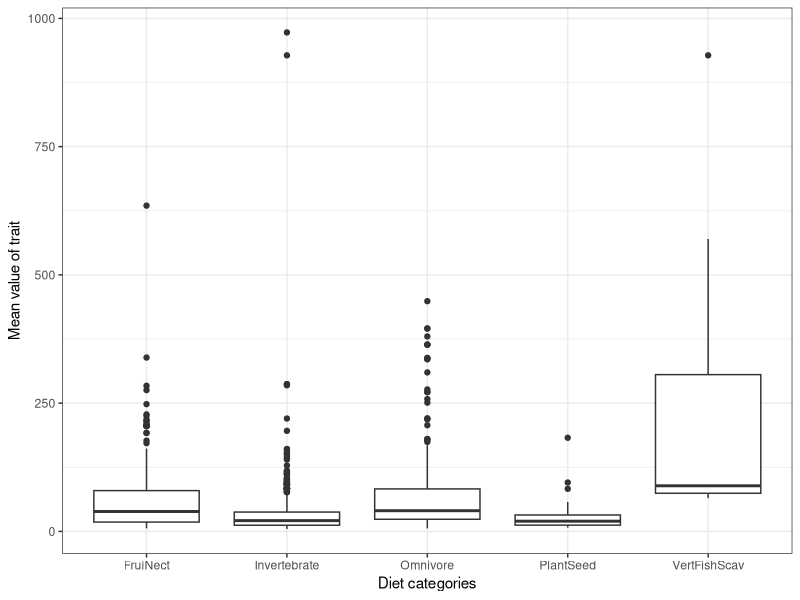
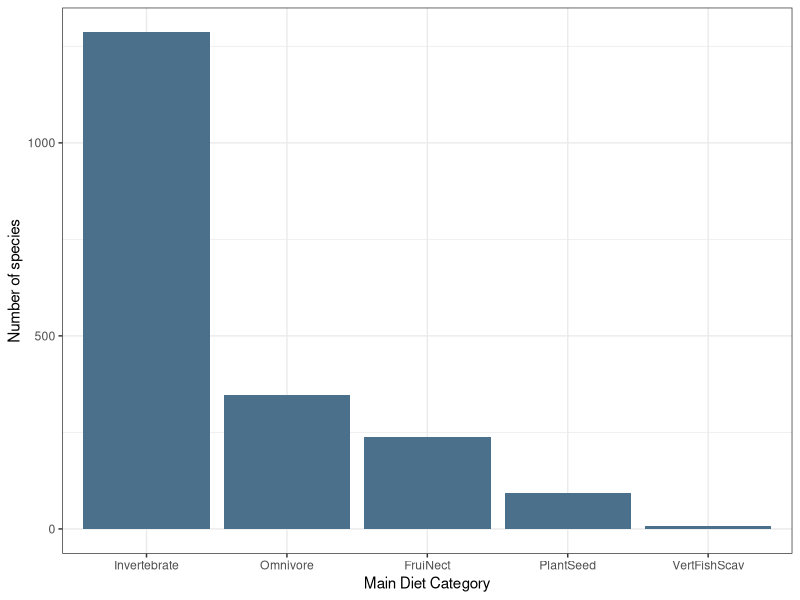
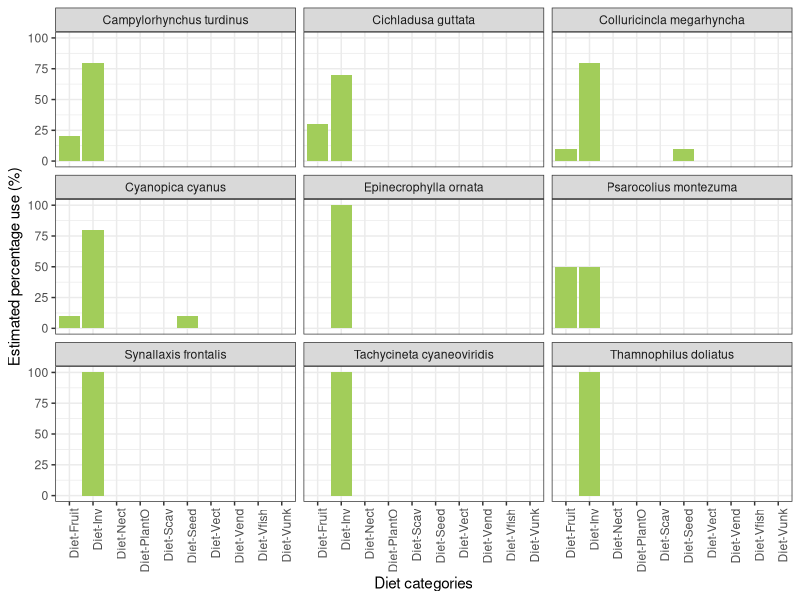
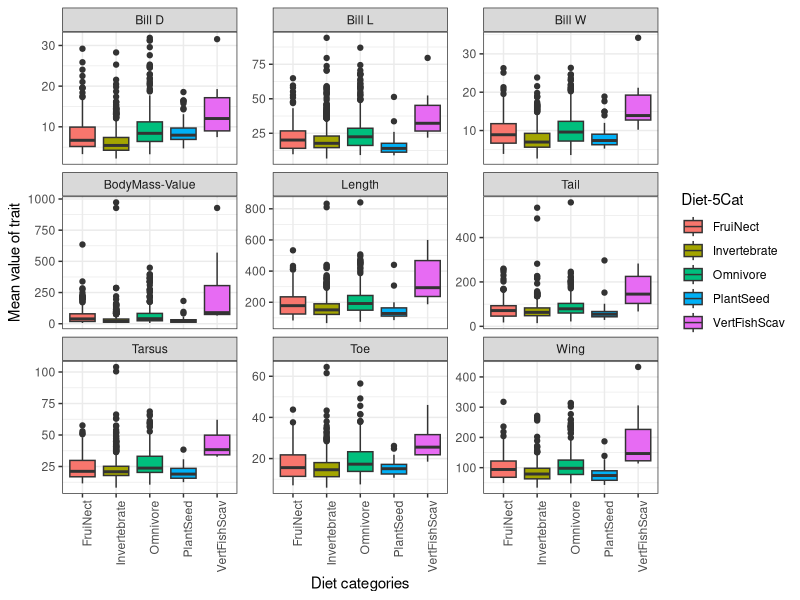

These charts were generated, in order, by the following R code:
# Run analysis and produce graphs
#setwd("hw07")

library(tidyverse)

# Load clean file
bird_data <- read_csv("bird_data_clean.csv")

glimpse(bird_data)

# Number of species in each Diet category
fig1 <- dplyr::count(bird_data, `Diet-5Cat`) %>%
  arrange(-n) %>%
  mutate(`Diet-5Cat` = factor(`Diet-5Cat`, `Diet-5Cat`)) %>%
  ggplot(aes(x=`Diet-5Cat`, y=n)) + geom_bar(stat="identity", fill = "skyblue4") +
  labs(x = "Main Diet Category", y = "Number of species") +
  theme_bw()
ggsave("fig1_spbydiet.png", plot = fig1, width = 6, height = 4)

# Diet is also represented as the % use of different food sources, lets show this visaully by
# subsetting data for 9 species and rearranging data to create two variables and
# percentange of use of each diet type per species

bird_sample <- bird_data %>%
  sample_n(9, replace = TRUE) %>% 
  select(Scientific, `Diet-Inv`:`Diet-PlantO`) %>% 
  gather(diet_types, percentage_use, `Diet-Inv`:`Diet-PlantO`)

fig2 <- bird_sample %>% 
  ggplot(aes(y = percentage_use, x = diet_types)) + theme_bw() +
  geom_bar(position = "dodge", stat = "identity", fill = "#A2CD5A") +
  theme(axis.text.x = element_text(angle=90, hjust = 1)) +
  labs(x = "Diet categories", y = "Estimated percentage use (%)") +
  facet_wrap(~Scientific) 
ggsave("fig2_sample_diet_use.png", plot = fig2, width = 6, height = 4)

#### Now into more complex stuff
# Lets show the distribution of traits per diet category
bird_diet <- bird_data %>%
  select(Scientific, `Diet-5Cat`, `BodyMass-Value`:`Bill D`) %>% 
  gather(trait, value, `BodyMass-Value`:`Bill D`)

bird_diet <- bird_diet %>% 
  mutate(`Diet-5Cat` = as.factor(`Diet-5Cat`),
         trait = as.factor(trait),
         value = as.double(value))

# Plot to show distribution of each morphological trait by Diet category
fig3 <- bird_diet %>% 
ggplot(aes(x = `Diet-5Cat`, y = value, fill = `Diet-5Cat`)) +
  geom_boxplot() + theme_bw() +
  theme(axis.text.x = element_text(angle=90, hjust = 1)) +
  labs(x = "Diet categories", y = "Mean value of trait") +
  facet_wrap(~trait, scales = "free_y")
ggsave("fig3_trait_distribution_per_diet.png", plot = fig3, width = 6, height = 6)



#one trait
bird_data %>% 
  ggplot(aes(x = `Diet-5Cat`, y = `BodyMass-Value`)) +
  geom_boxplot() +
  labs(x = "Diet categories", y = "Mean value of trait") +
  theme_bw()


